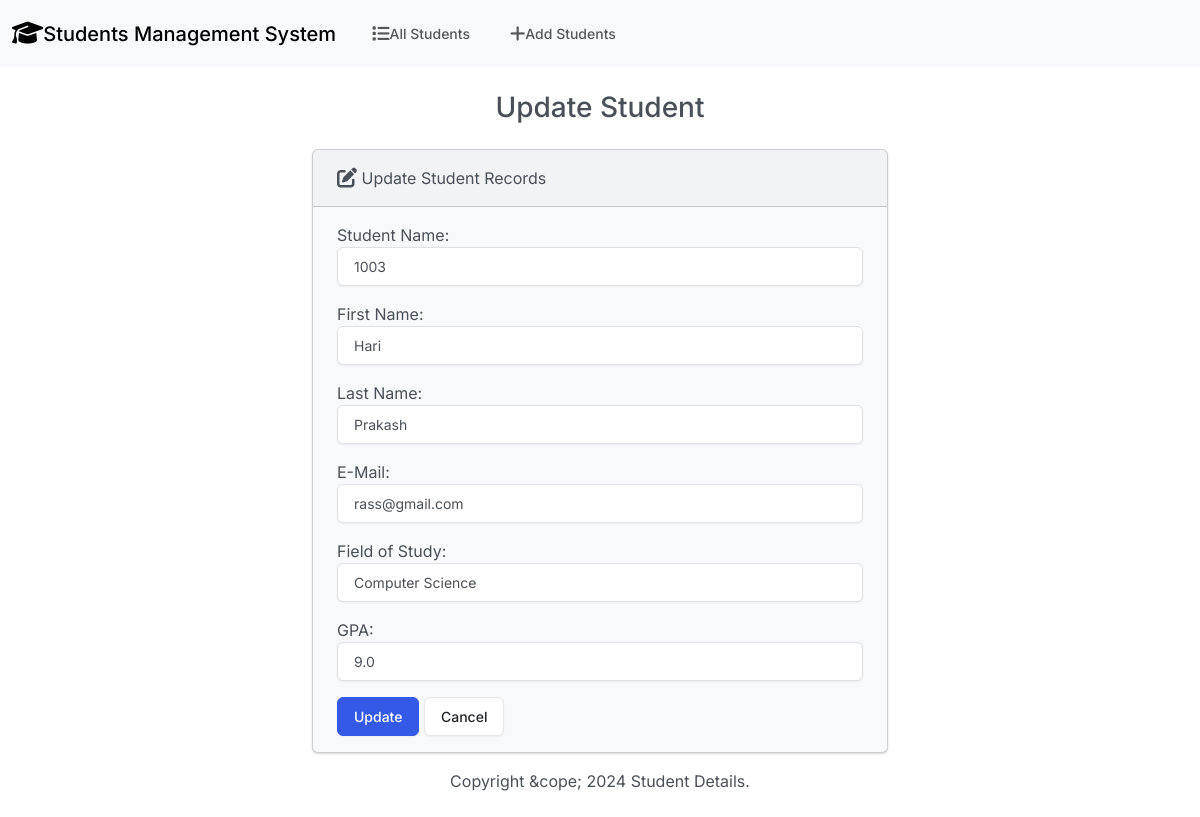
The page /edit/3/ on the database its author committed.
### student/models.py (models this page shows, shortened)
class Student(models.Model):
    std_num = models.IntegerField()
    first_name = models.CharField(max_length=100)
    last_name = models.CharField(max_length=100)
    email = models.EmailField(max_length=100)
    branch = models.CharField(max_length=100)
    gpa = models.FloatField()

### student/views.py (the view)
# urls.py: path('edit/<int:id>/', views.edit, name='edit'),
def edit(request, id):
    student = Student.objects.get(id=id)
    if request.method == 'POST':
        form = StudentForm(request.POST,instance=student)
        if form.is_valid():
            form.save()
            return render(request, 'students/edit.html',{
                'form':form,
                'success':True
            })
    else:
        student = Student.objects.get(id=id)
        form = StudentForm(instance=student)
    return render(request, 'students/edit.html',{
        'form':form
    })

### student/forms.py
class StudentForm(forms.ModelForm):
    class Meta:
        model = Student
        fields = ['std_num','first_name','last_name','email','branch','gpa']
        labels = {
            'std_num':'Student Name',
            'first_name': 'First Name',
            'last_name': 'Last Name',
            'email': 'E-Mail',
            'branch': 'Field of Study',
            'gpa': 'GPA'
        }
        widgets = {
            'std_num': forms.NumberInput(attrs={'class':'form-control'}),
            'first_name': forms.TextInput(attrs={'class':'form-control'}),
            'last_name': forms.TextInput(attrs={'class':'form-control'}),
            'email': forms.EmailInput(attrs={'class':'form-control'}),
            'branch': forms.TextInput(attrs={'class':'form-control'}),
            'gpa': forms.NumberInput(attrs={'class':'form-control'})
        }

### student/templates/students/edit.html (shortened to what this page needs)
{% extends "students/base.html" %}
{% block body %}
<h3 class="text-center m-4">Update Student</h3>
{% if success %}
<div class="alert alert-success" role="alert">
    The student information is updated successfully.
    <a href="{% url 'index' %}" class="alert-link">Go to Home Page.</a>
</div>
{% else %}
<div class="row justify-content-center">
    <div class="col-6">
        <div class="card bg-light mb-3">
            <div class="card-header">
                <i class="fa-solid fa-pen-to-square fa-lg"></i> Update Student Records
            </div>
            <div class="card-body">
                <form action="" method="POST">
                    {{ form.as_p }}
                    <button type="submit" class="btn btn-primary">Update</button>
                    <a href="{% url 'index' %}" class="btn btn-secondary">Cancel</a>
                </form>
            </div>
          </div>
    </div>
</div>
{% endif %}
{% endblock %}

### rows shown on the page
Student: std_num "1003", first_name "Hari", last_name "Prakash", email "rass@gmail.com", branch "Computer Science", gpa "9.0"
